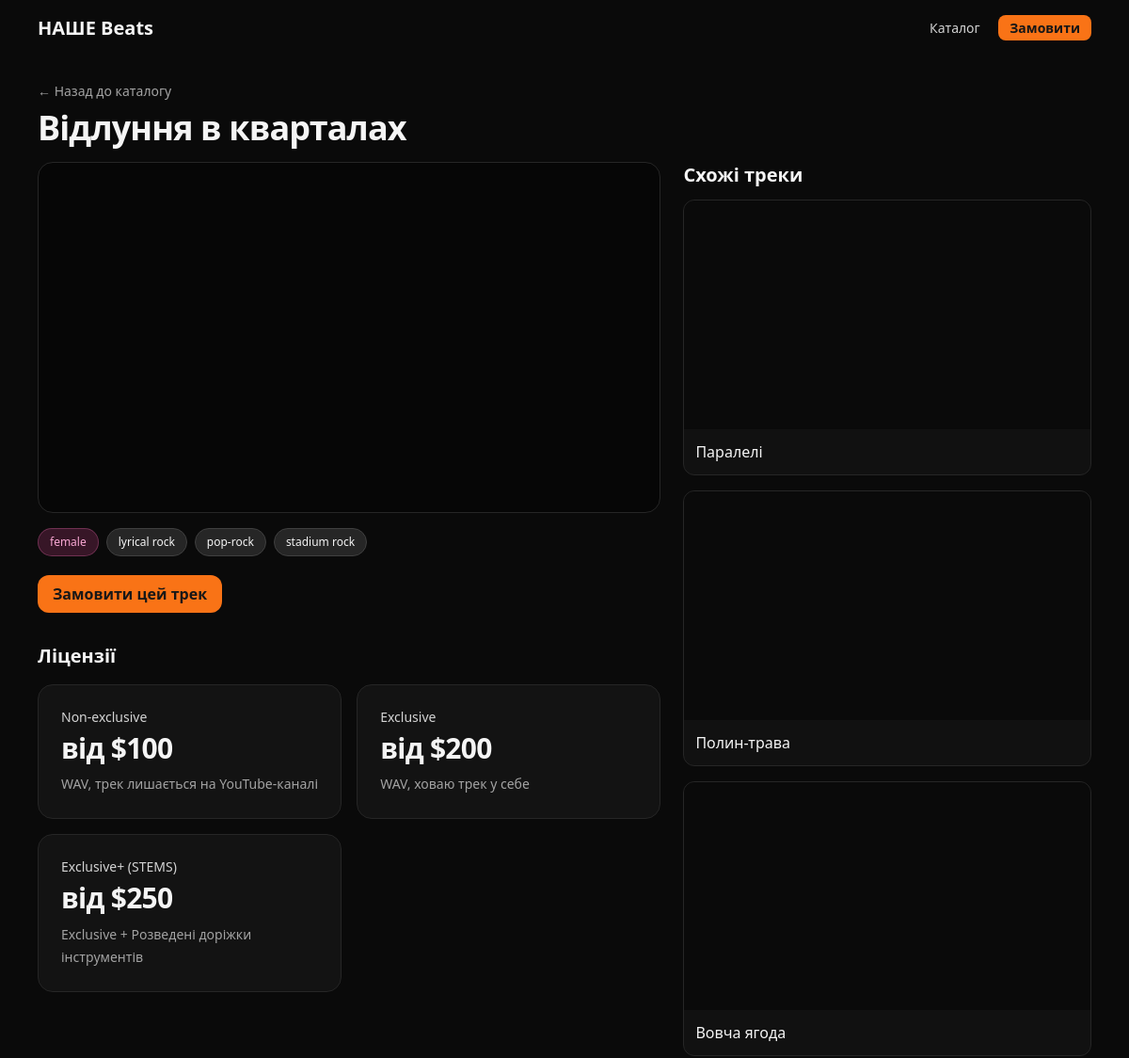
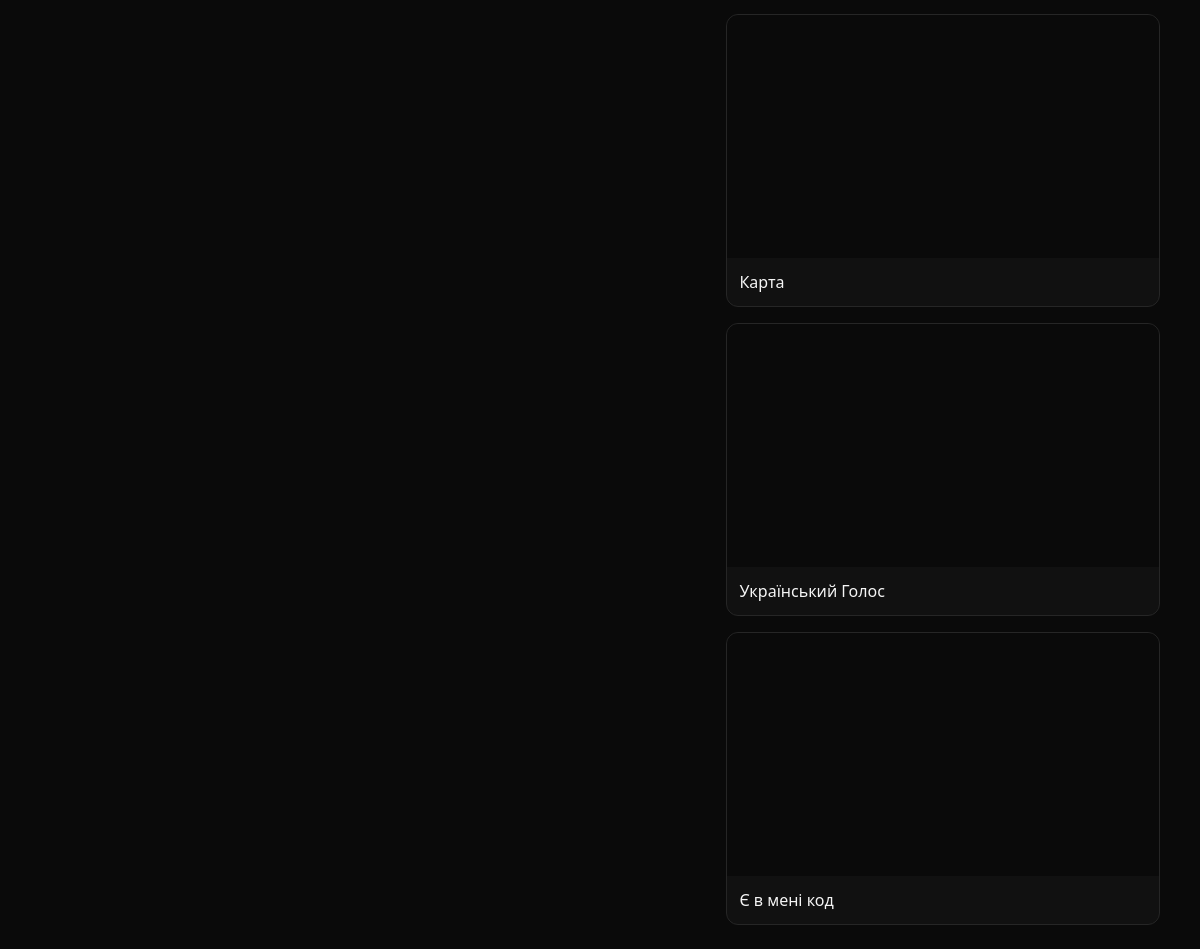
The page /track/vidlunya_v_kvartalah/ on the database its author committed (2 pictures, top to bottom).
### tracks/models.py (models this page shows, shortened)
class Track(models.Model):
    title = models.CharField(max_length=200)
    youtube_url = models.URLField()
    description = models.TextField(blank=True)
    is_featured = models.BooleanField(default=False)
    created_at = models.DateTimeField(auto_now_add=True)
    view_count = models.PositiveIntegerField(default=0)      # перегляди деталки
    order_clicks = models.PositiveIntegerField(default=0)    # кліки "Замовити"
    genres = models.ManyToManyField("Genre", blank=True, related_name="tracks")
    slug = models.SlugField(max_length=220, unique=True)
    @property
    def embed_url(self):
        from urllib.parse import urlparse, parse_qs
        try:
            u = urlparse(self.youtube_url)
            host = u.netloc.replace('www.', '')
            if host == 'youtu.be':
                vid = u.path.lstrip('/')
            elif host in ('youtube.com', 'm.youtube.com', 'music.youtube.com'):
                vid = parse_qs(u.query).get('v', [None])[0]
            else:
                return None
            return f"https://www.youtube.com/embed/{vid}" if vid else None
        except Exception:
            return None

class Genre(models.Model):
    name = models.CharField(max_length=60, unique=True)
    slug = models.SlugField(max_length=80, unique=True, blank=True)
    class Meta:
        ordering = ["name"]

### tracks/views.py (the view)
# urls.py: path("track/<slug:slug>/", views.track_detail, name="track_detail"),
def track_detail(request, slug):
    track = get_object_or_404(Track.objects.prefetch_related("genres"), slug=slug)
    viewed = request.session.get("viewed_tracks", {})  # { "id": ts }
    now = int(time.time())
    last = int(viewed.get(str(track.id), 0))
    if now - last > VIEW_COOLDOWN:
        Track.objects.filter(pk=track.pk).update(view_count=F("view_count") + 1)
        viewed[str(track.id)] = now
        request.session["viewed_tracks"] = viewed
    gender_tags = [g for g in track.genres.all() if g.slug in GENDER_SLUGS]
    other_tags = [g for g in track.genres.all() if g.slug not in GENDER_SLUGS]
    related = (Track.objects
               .filter(~Q(id=track.id), genres__in=track.genres.all())
               .distinct()
               .order_by("-is_featured", "-created_at")[:6])
    return render(request, "tracks/track_detail.html", {
        "track": track,
        "gender_tags": gender_tags,
        "other_tags": other_tags,
        "related": related,
    })

### tracks/templates/tracks/track_detail.html (shortened to what this page needs)
<!DOCTYPE html>
<html lang="uk">
<head>
    <script src="https://cdn.tailwindcss.com"></script>
</head>
<body class="bg-neutral-950 text-neutral-100">
<nav class="max-w-6xl mx-auto px-4 py-4 flex items-center justify-between">
    <a href="/" class="text-xl font-bold">НАШЕ Beats</a>
    <div class="space-x-4 text-sm">
        <a href="/catalog/" class="text-neutral-300 hover:text-white">Каталог</a>
        <a href="/order/?track={{ track.id }}"
           class="px-3 py-1 rounded-lg bg-orange-500 text-neutral-900 font-semibold hover:bg-orange-400">
            Замовити
        </a>
    </div>
</nav>
<main class="max-w-6xl mx-auto px-4 py-6">
    <a href="/catalog/" class="text-sm text-neutral-400 hover:text-white">← Назад до каталогу</a>
    <h1 class="mt-2 text-3xl md:text-4xl font-extrabold tracking-tight">{{ track.title }}</h1>
    <div class="mt-4 grid md:grid-cols-5 gap-6">
        <div class="md:col-span-3">
            <div class="aspect-video bg-black/40 rounded-2xl overflow-hidden border border-neutral-800">
                <iframe class="w-full h-full" src="{{ track.embed_url }}" title="{{ track.title|escape }}"
                        frameborder="0" allowfullscreen></iframe>
            </div>
            <div class="mt-4 flex flex-wrap gap-2">
                {% for g in gender_tags %}
                <a href="/catalog/?genre={{ g.slug }}"
                   class="text-xs px-3 py-1.5 rounded-full border
                      {% if g.slug == 'female' %} bg-pink-500/20 text-pink-300 border-pink-400/30
                      {% else %} bg-sky-500/20 text-sky-300 border-sky-400/30 {% endif %}">
                    {{ g.name }}
                </a>
                {% endfor %}
                {% for g in other_tags %}
                <a href="/catalog/?genre={{ g.slug }}"
                   class="text-xs px-3 py-1.5 rounded-full bg-neutral-800 border border-neutral-700 hover:border-neutral-500">
                    {{ g.name }}
                </a>
                {% endfor %}
            </div>
            <div class="mt-5">
                <a href="/order/?track={{ track.id }}"
                   class="inline-block px-4 py-2 rounded-xl bg-orange-500 text-neutral-900 font-semibold hover:bg-orange-400">
                    Замовити цей трек
                </a>
            </div>
            <section class="mt-8">
                <h3 class="text-xl font-semibold mb-4">Ліцензії</h3>
                <div class="grid gap-4 [grid-template-columns:repeat(auto-fit,minmax(240px,1fr))]">
                    <a href="/order/?track={{ track.id }}&license=nonex"
                       class="block w-full h-full rounded-2xl border border-neutral-800 bg-neutral-900/70 p-6
              hover:border-neutral-600 hover:bg-neutral-900 transition-all duration-200">
                        <div class="text-neutral-300 text-sm">Non-exclusive</div>
                        <div class="mt-1 text-3xl font-extrabold leading-tight tracking-tight">від $100</div>
                        <p class="mt-2 text-sm leading-6 text-neutral-400 break-words">
                            WAV, трек лишається на YouTube-каналі
                        </p>
                    </a>
                    <a href="/order/?track={{ track.id }}&license=excl"
                       class="block w-full h-full rounded-2xl border border-neutral-800 bg-neutral-900/70 p-6
              hover:border-neutral-600 hover:bg-neutral-900 transition-all duration-200">
                        <div class="text-neutral-300 text-sm">Exclusive</div>
                        <div class="mt-1 text-3xl font-extrabold leading-tight tracking-tight">від $200</div>
                        <p class="mt-2 text-sm leading-6 text-neutral-400 break-words">
                            WAV, ховаю трек у себе
                        </p>
                    </a>
                    <a href="/order/?track={{ track.id }}&license=stems"
                       class="block w-full h-full rounded-2xl border border-neutral-800 bg-neutral-900/70 p-6
              hover:border-neutral-600 hover:bg-neutral-900 transition-all duration-200">
                        <div class="text-neutral-300 text-sm">Exclusive+ (STEMS)</div>
                        <div class="mt-1 text-3xl font-extrabold leading-tight tracking-tight">від $250</div>
                        <p class="mt-2 text-sm leading-6 text-neutral-400 break-words">
                            Exclusive + Розведені доріжки інструментів
                        </p>
                    </a>
                </div>
            </section>
        </div>
        <aside class="md:col-span-2">
            <h2 class="text-xl font-semibold mb-3">Схожі треки</h2>
            <div class="space-y-4">
                {% for r in related %}
                <article class="bg-neutral-900/60 border border-neutral-800 rounded-xl overflow-hidden">
                    <a href="{% url 'track_detail' slug=r.slug %}">
                        <div class="aspect-video bg-black/40">
                            <iframe class="w-full h-full" src="{{ r.embed_url }}" title="{{ r.title|escape }}"
                                    frameborder="0" allowfullscreen></iframe>
                        </div>
                        <div class="p-3">
                            <h3 class="font-medium hover:underline">{{ r.title }}</h3>
                        </div>
                    </a>
                </article>
                {% empty %}
                <p class="text-neutral-400 text-sm">Поки нема схожих.</p>
                {% endfor %}
            </div>
        </aside>
    </div>
</main>
</body>
</html>

### rows shown on the page
Track: title "Відлуння в кварталах"
Genre: name "female"
Genre: name "lyrical rock"
Genre: name "pop-rock"
Genre: name "stadium rock"
Track: title "Паралелі"
Track: title "Полин-трава"
Track: title "Вовча ягода"
Track: title "Карта"
Track: title "Український Голос"
Track: title "Є в мені код"
